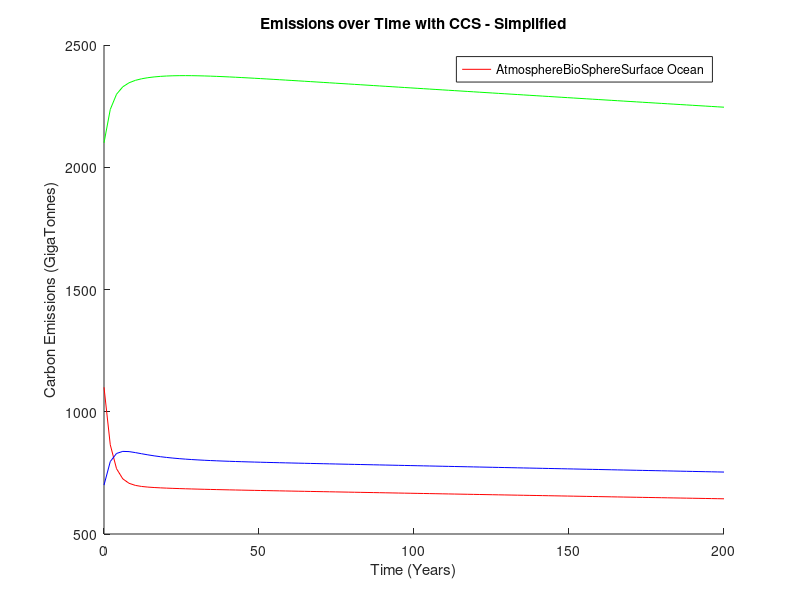
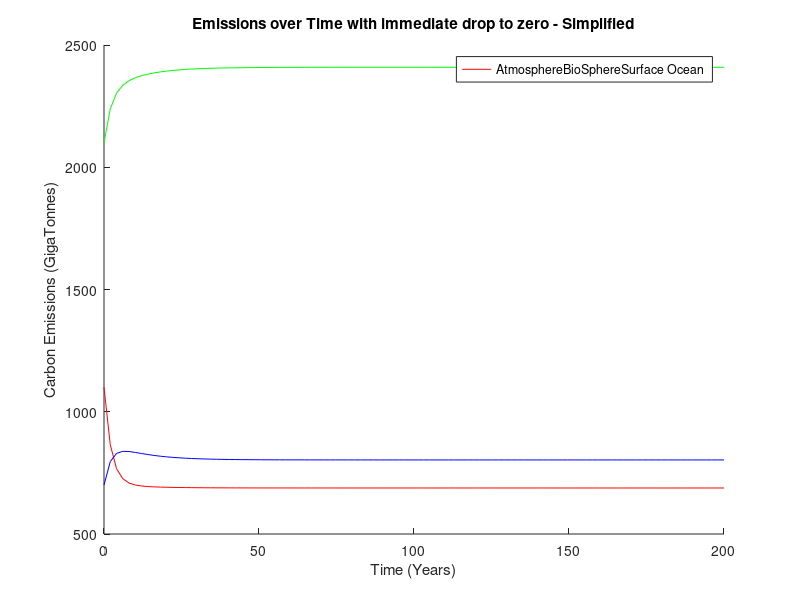

Write MATLAB code to recreate these figures, in order.

clc
clear
format long
Bios = (-120/2100)*0.01;
Atmos = 0.1*Bios;
x_1850i = [1100 2100 700]
B = [-210/600 , 120/2100, 90/700; ...
    120/600, -120/2100, 0; ...
    90/600 , 0, -90/700];
K = [0, 0, 0;...
    Atmos, -Bios, 0;...
    0, 0, 0];




[V,D] = eig(B-K);

t = 0;
a = V\x_1850i';
f = @(t) a.*exp(diag(D)*t);
x = @(t) V*f(t);
t = linspace(0,200);

X = x(t);
% plot(t,X(1:3,:))
hold on
% plot(2.2222,851.056,'r*')
figure(1)
plot(t,X(1,:),'r')
plot(t,X(2,:),'g')
plot(t,X(3,:),'b')
title('Emissions over Time with CCS - Simplified')
ylabel('Carbon Emissions (GigaTonnes)')
xlabel('Time (Years)')
Labels = ["Atmosphere" "BioSphere" "Surface Ocean"];
legend(Labels, "location", "best");


[V,D] = eig(B);

t = 0;
a = V\x_1850i';
f = @(t) a.*exp(diag(D)*t);
x = @(t) V*f(t);
t = linspace(0,200);

X = x(t);
% plot(t,X(1:3,:))
figure(2)
hold on
plot(t,X(1,:),'r')
plot(t,X(2,:),'g')
plot(t,X(3,:),'b')
title('Emissions over Time with immediate drop to zero - Simplified')
ylabel('Carbon Emissions (GigaTonnes)')
xlabel('Time (Years)')
Labels = ["Atmosphere" "BioSphere" "Surface Ocean"];
legend(Labels,"location", "best");
hold on
